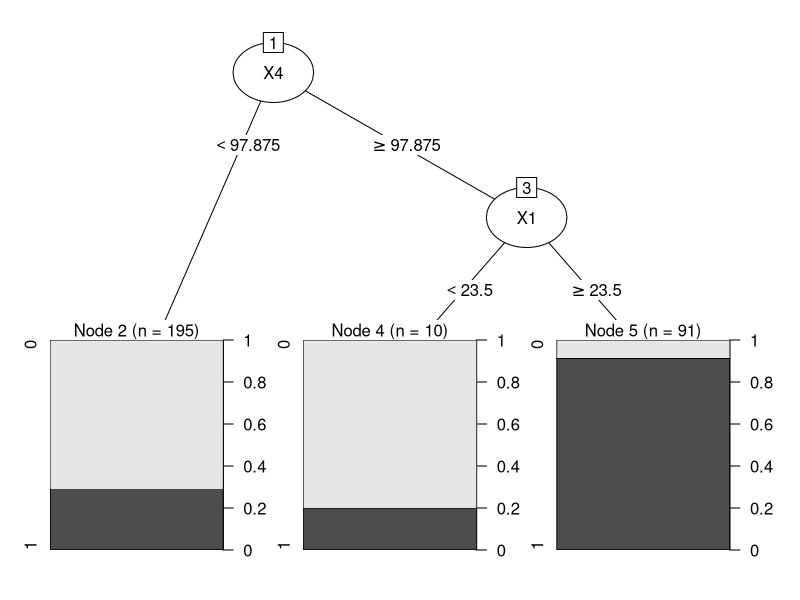
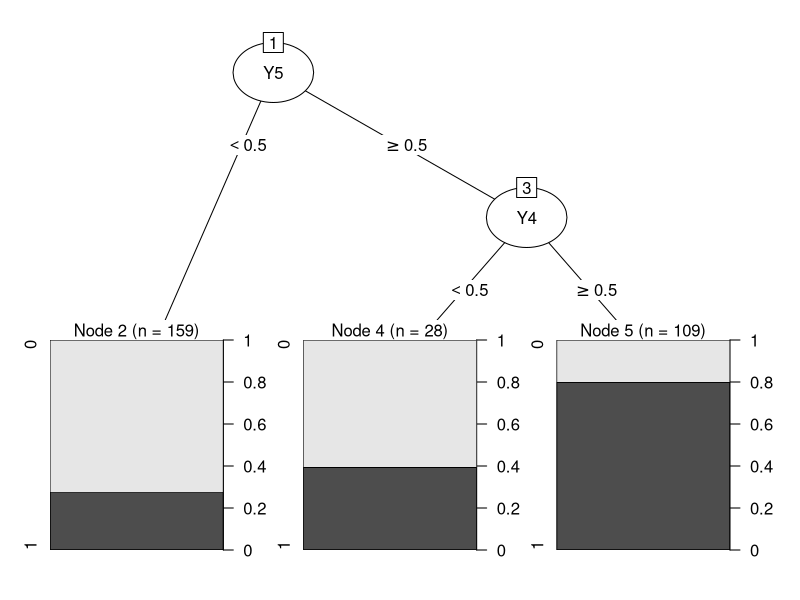
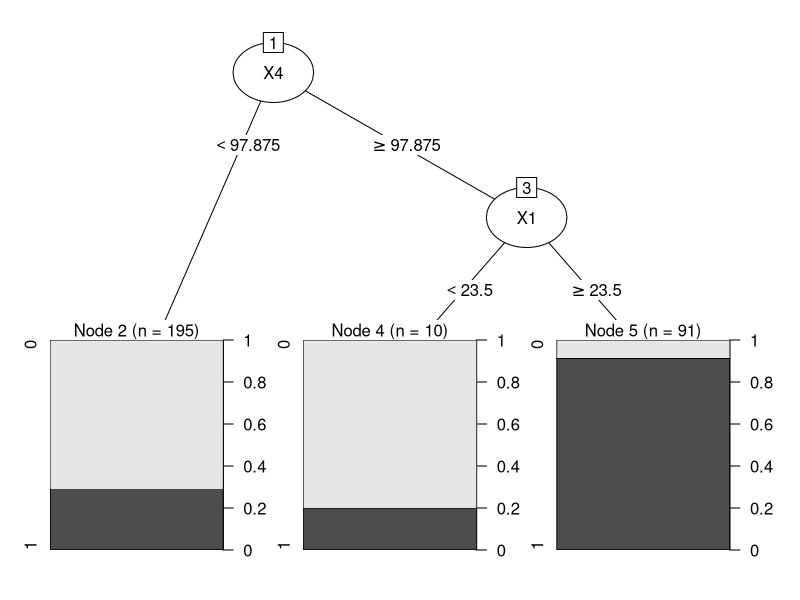
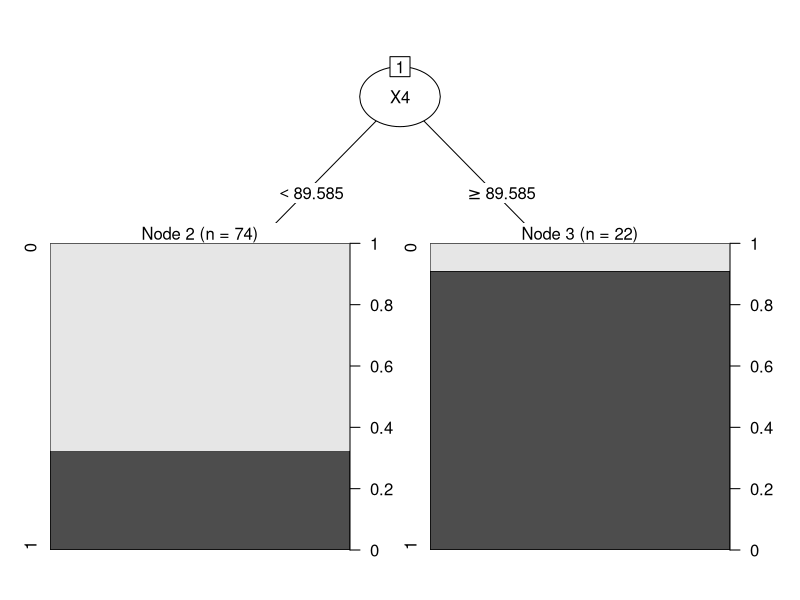
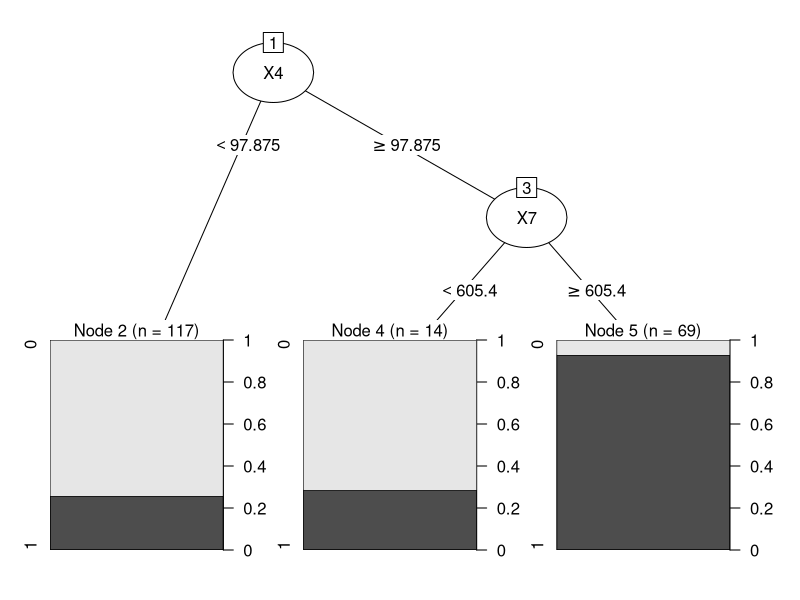
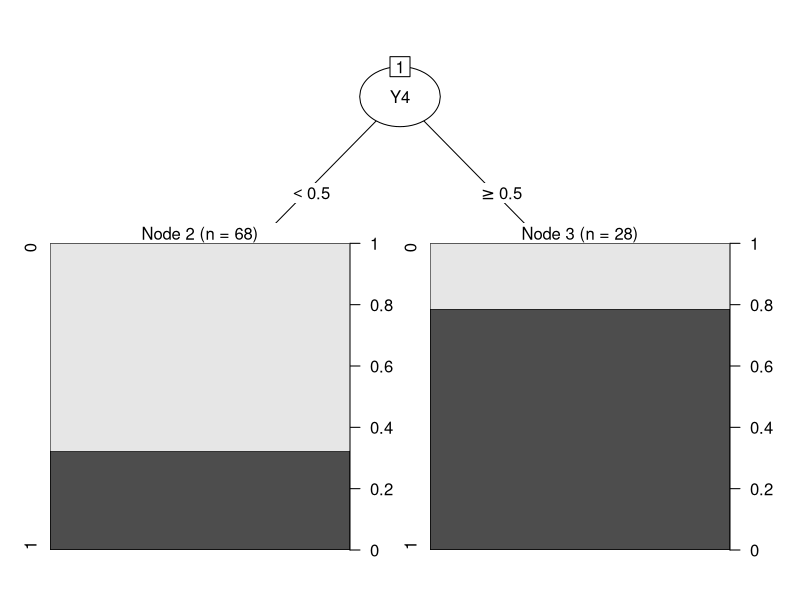
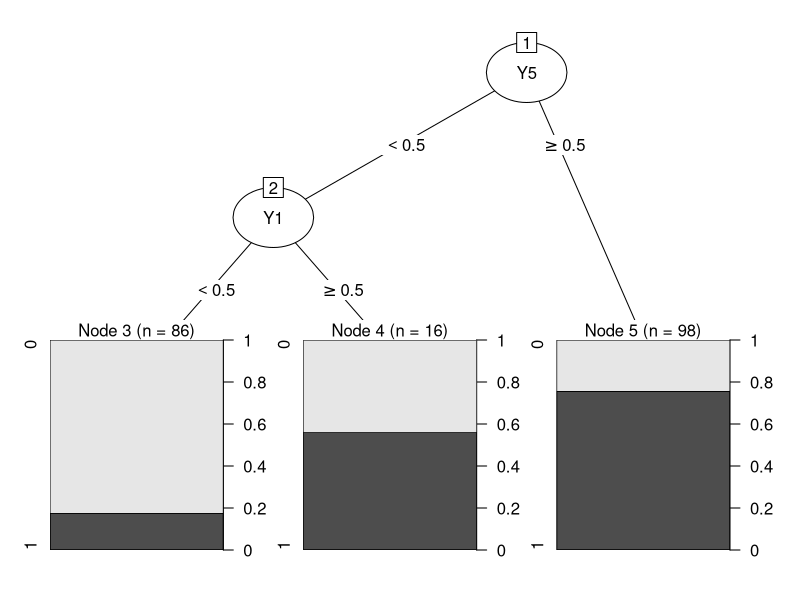
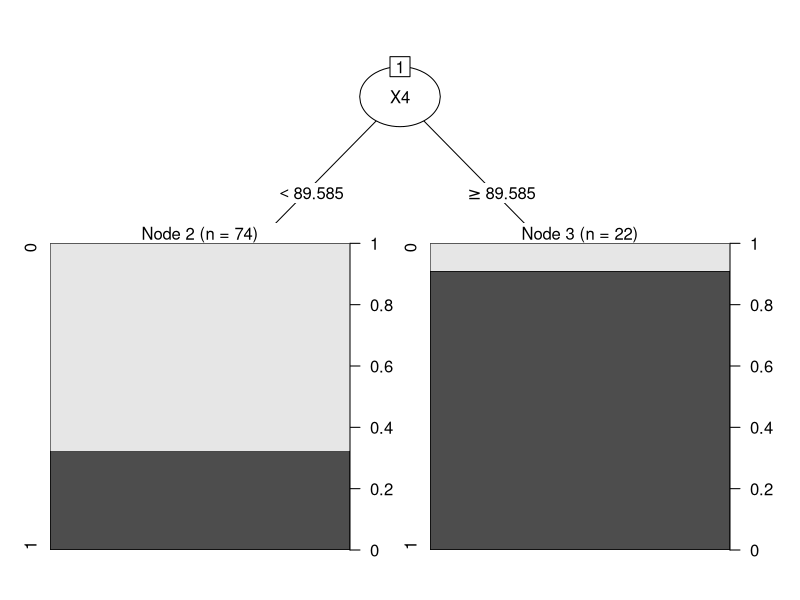

Generate these figures, in order, with R:
# PART 1
# Assume variable 'Group' doesn't exist
# 1. Use all x variables as predictors to build a classification decision tree
# 2. Use all y variables as predictors to build a classification decision tree
# 3. Use all x and y as predictors to build a decision tree

# PART 2 
# What is the role of the group column (assume it is gender)
# 1. Split data file based on group
# 2. Apply what you have done in part 1 for each groups 
# 3. Get a confusion matrix for group 1 and group 2
# 4. Combine both confusion matrices to see can you get a more precise result

# For both parts you can leave the dataset as is, don't have to remove missing data
# Must experiment with different control parameters (minbucket etc.) to achieve what you believe to be the optimal tree
# Due in 2 weeks (Wed 17th Nov)
# Can upload Rscript (not marked) 
# Will need to complete a questionnaire that will be posted on blackboard asking for figures based on the results of your code (marked)
# Worth 6%

# Lab 1
setwd("C:\\Users\\harry\\OneDrive\\Documents\\college\\4th year\\semester 1\\data analytics\\lab 1\\wd")
Data <- read.delim("Data for Lab 1.csv",header=TRUE, sep = ",")
Data

# Eliminating the first column of the Data- the ID column
Data <- Data[,-1]
# Elimination the group column
Data <- Data[,-2]
# Creating 2 new datasets - one for just x and one for just y
Datax <- Data[,-c(9:16)]
Datax
Datay <- Data[,-c(2:8)]
Datay

### Model 1
# Examining structure of data
str(Datax)
set.seed(123)

# Tells R we want to work with this dataset
#attach(Datax)

# Downloading and Installing R package
install.packages("rpart")
library("rpart")
install.packages("partykit")
library("partykit")

# Picking out the response column
cols <- c(1)

# Telling R that response factors
Datax[cols] <- lapply(Datax[cols], factor)
# Examining structure of data
str(Datax)
# Creating our decision tree model - use maxdepth = 2 as the extra variables being used are not worth the small increase in accuracy I think
DT_Modelx <- rpart(Response~., data = Datax, control = rpart.control(minsplit = 20, minbucket = 10 , maxdepth = 2))
# Printing out the model
print(DT_Modelx)

# Plotting the model- this will print out the decision tree to the console
plot(as.party(DT_Modelx))

# Percent correct 
pred <- predict(DT_Modelx, Datax, type="class") 
CMx <- table(Datax$Response, pred)
CMx
229/296

### Model 2
# Examining structure of data
str(Datay)
set.seed(123)

# Tells R we want to work with this dataset
#attach(Datay)

# Picking out the response column
cols <- c(1)

# Telling R that response factors
Datay[cols] <- lapply(Datay[cols], factor)
# Examining structure of data
str(Datay)
# Creating our decision tree model - use maxdepth = 2 as the extra variables being used are not worth the small increase in accuracy I think
DT_Modely <- rpart(Response~., data = Datay, control = rpart.control(minsplit = 20, minbucket = 10 , maxdepth = 2))
# Printing out the model
print(DT_Modely)

# Plotting the model- this will print out the decision tree to the console
plot(as.party(DT_Modely))

# Percent correct 
pred <- predict(DT_Modely, Datay, type="class") 
CMy <- table(Datay$Response, pred)
CMy
219/296


### Model 3
# Examining structure of data
str(Data)
set.seed(123)

# Tells R we want to work with this dataset
#attach(Data)

# Picking out the response column
cols <- c(1)

# Telling R that response factors
Data[cols] <- lapply(Data[cols], factor)
# Examining structure of data
str(Data)
# Creating our decision tree model - use maxdepth = 2 as the extra variables being used are not worth the small increase in accuracy I think
DT_Model <- rpart(Response~., data = Data, control = rpart.control(minsplit = 20, minbucket = 10 , maxdepth = 2))
# Printing out the model
print(DT_Model)

# Plotting the model- this will print out the decision tree to the console
plot(as.party(DT_Model))

# Percent correct 
pred <- predict(DT_Model, Data, type="class") 
CM <- table(Data$Response, pred)
CM
229/296

### Model 4
Data <- read.delim("Data for Lab 1.csv",header=TRUE, sep = ",")
# Eliminating the first column of the Data- the ID column
Data <- Data[,-1]
Group1 <- Data[Data$Group == 0, ]
Group2 <- Data[Data$Group == 1, ]

# Elimination the group column
Group1 <- Group1[,-2]
# Creating 2 new datasets - one for just x and one for just y
Group1x <- Group1[,-c(9:16)]
Group1x
Group1y <- Group1[,-c(2:8)]
Group1y

# Elimination the group column
Group2 <- Group2[,-2]
# Creating 2 new datasets - one for just x and one for just y
Group2x <- Group2[,-c(9:16)]
Group2x
Group2y <- Group2[,-c(2:8)]
Group2y

# Examining structure of data
str(Group1x)
set.seed(123)

# Picking out the response column
cols <- c(1)

# Telling R that response factors
Group1x[cols] <- lapply(Group1x[cols], factor)
# Examining structure of data
str(Group1x)
# Creating our decision tree model - use maxdepth = 2 as the extra variables being used are not worth the small increase in accuracy I think
DT_Model4 <- rpart(Response~., data = Group1x, control = rpart.control(minsplit = 20, minbucket = 10 , maxdepth = 2))
# Printing out the model
print(DT_Model4)

# Plotting the model- this will print out the decision tree to the console
plot(as.party(DT_Model4))

# Percent correct 
pred <- predict(DT_Model4, Group1x, type="class") 
CM4 <- table(Group1x$Response, pred)
CM4
70/96

### Model 5
# Examining structure of data
str(Group2x)
set.seed(123)

# Picking out the response column
cols <- c(1)

# Telling R that response factors
Group2x[cols] <- lapply(Group2x[cols], factor)
# Examining structure of data
str(Group2x)
# Creating our decision tree model - use maxdepth = 2 as the extra variables being used are not worth the small increase in accuracy I think
DT_Model5 <- rpart(Response~., data = Group2x, control = rpart.control(minsplit = 20, minbucket = 10 , maxdepth = 2))
# Printing out the model
print(DT_Model5)

# Plotting the model- this will print out the decision tree to the console
plot(as.party(DT_Model5))

# Percent correct 
pred <- predict(DT_Model5, Group2x, type="class") 
CM5 <- table(Group2x$Response, pred)
CM5
161/200

### Model 6
# Examining structure of data
str(Group1y)
set.seed(123)

# Picking out the response column
cols <- c(1)

# Telling R that response factors
Group1y[cols] <- lapply(Group1y[cols], factor)
# Examining structure of data
str(Group1y)
# Creating our decision tree model
DT_Model6 <- rpart(Response~., data = Group1y, control = rpart.control(minsplit = 20, minbucket = 10 , maxdepth = 2))
# Printing out the model
print(DT_Model6)

# Plotting the model- this will print out the decision tree to the console
plot(as.party(DT_Model6))

# Percent correct 
pred <- predict(DT_Model6, Group1y, type="class") 
CM6 <- table(Group1y$Response, pred)
CM6
68/96

### Model 7
# Examining structure of data
str(Group2y)
set.seed(123)

# Picking out the response column
cols <- c(1)

# Telling R that response factors
Group2y[cols] <- lapply(Group2y[cols], factor)
# Examining structure of data
str(Group2y)
# Creating our decision tree model
DT_Model7 <- rpart(Response~., data = Group2y, control = rpart.control(minsplit = 20, minbucket = 10 , maxdepth = 2))
# Printing out the model
print(DT_Model7)

# Plotting the model- this will print out the decision tree to the console
plot(as.party(DT_Model7))

# Percent correct 
pred <- predict(DT_Model7, Group2y, type="class") 
CM7 <- table(Group2y$Response, pred)
CM7
154/200

### Model 8
# Examining structure of data
str(Group1)
set.seed(123)

# Picking out the response column
cols <- c(1)

# Telling R that response factors
Group1[cols] <- lapply(Group1[cols], factor)
# Examining structure of data
str(Group1)
# Creating our decision tree model - use maxdepth = 2 as the extra variables being used are not worth the small increase in accuracy I think
DT_Model8 <- rpart(Response~., data = Group1, control = rpart.control(minsplit = 20, minbucket = 10 , maxdepth = 2))
# Printing out the model
print(DT_Model8)

# Plotting the model- this will print out the decision tree to the console
plot(as.party(DT_Model8))

# Percent correct 
pred <- predict(DT_Model8, Group1, type="class") 
CM8 <- table(Group1$Response, pred)
CM8
70/96

### Model 9
# Examining structure of data
str(Group2)
set.seed(123)

# Picking out the response column
cols <- c(1)

# Telling R that response factors
Group2[cols] <- lapply(Group2[cols], factor)
# Examining structure of data
str(Group2)
# Creating our decision tree model
DT_Model9 <- rpart(Response~., data = Group2, control = rpart.control(minsplit = 20, minbucket = 10 , maxdepth = 2))
# Printing out the model
print(DT_Model9)

# Plotting the model- this will print out the decision tree to the console
plot(as.party(DT_Model9))

# Percent correct 
pred <- predict(DT_Model9, Group2, type="class") 
CM9 <- table(Group2$Response, pred)
CM9
161/200

# Overall correct % = a%A%+b%B% for X predictors(same as X and Y)
(((96/296)*(70/96)) + ((200/296)*(161/200)))
# Model 1
241/296

# Overall correct % = a%A%+b%B% for Y predictors
(((96/296)*(68/96)) + ((200/296)*(154/200)))
# Model 2
229/296

# Overall correct % = a%A%+b%B% for Y predictors (same as X)
(((96/296)*(70/96)) + ((200/296)*(161/200))) 
# Model 3 (highest of 1,2,3)
242/296
